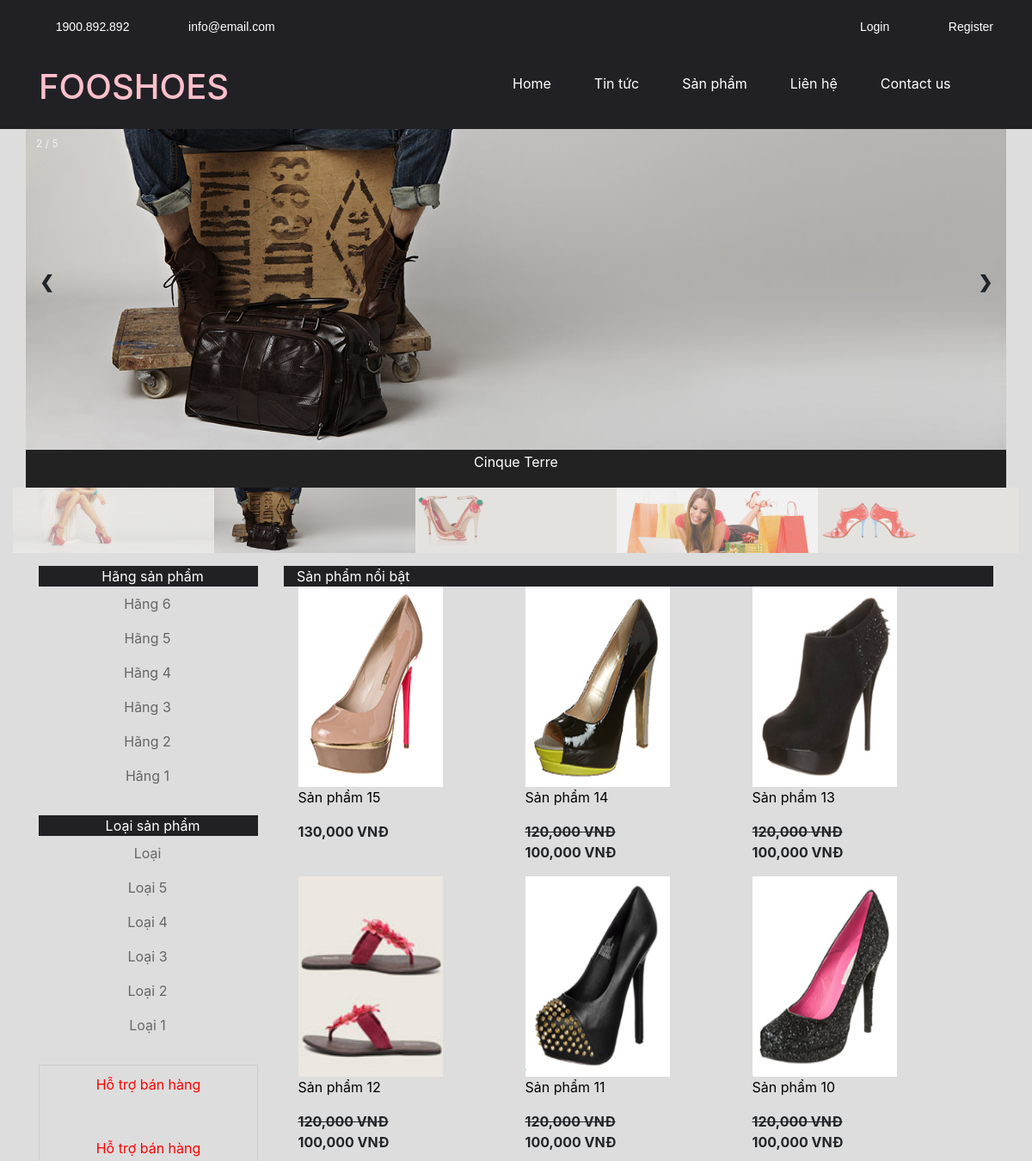
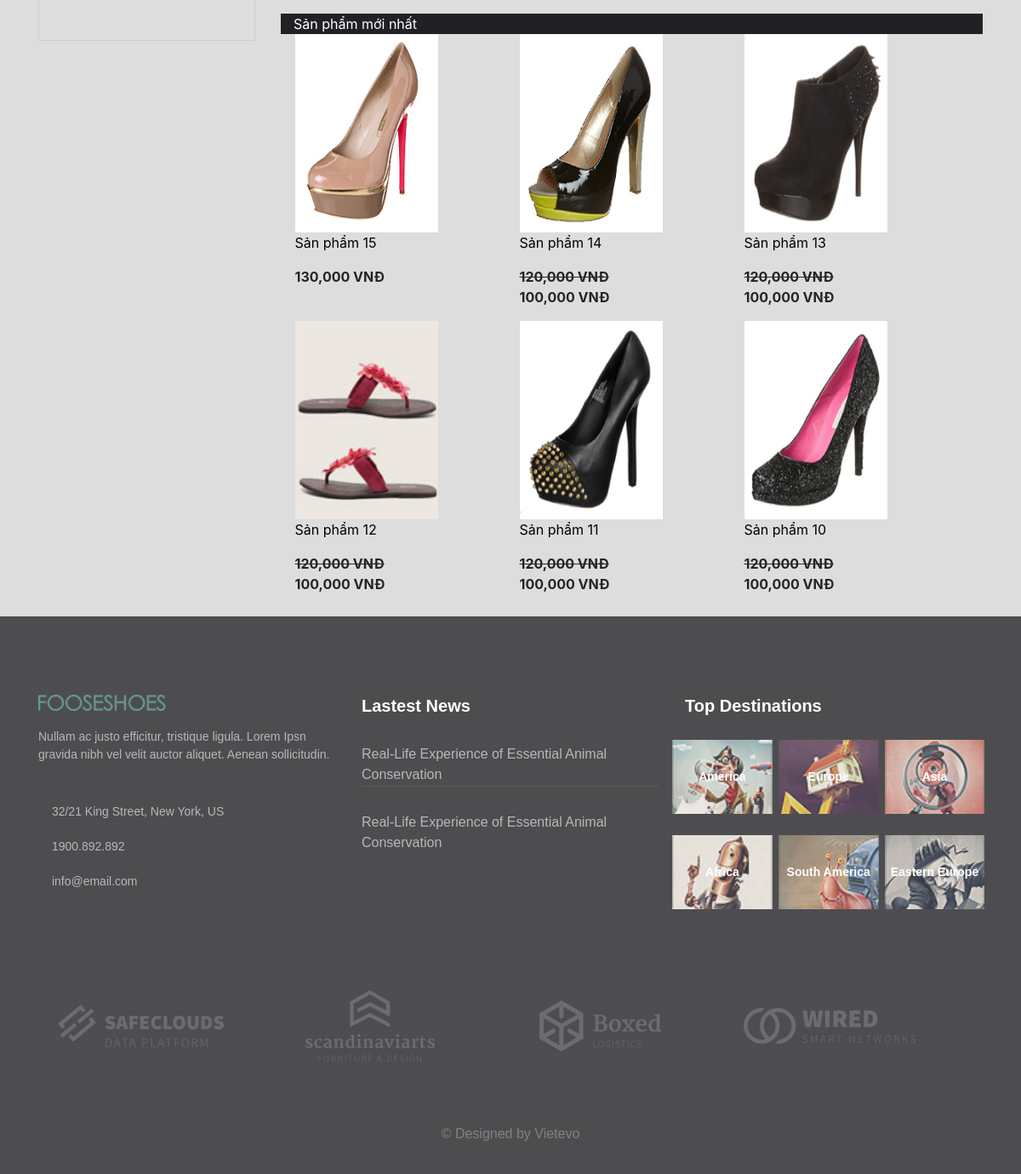
The page / on the database its author committed (2 pictures, top to bottom).
### tables this page shows
CREATE TABLE `tbl_category_product` (
  `pk_category_product_id` int(11) NOT NULL,
  `c_name` varchar(500) NOT NULL
);

CREATE TABLE `tbl_product_type` (
  `pk_product_type_id` int(11) NOT NULL,
  `c_name` varchar(500) NOT NULL
);

CREATE TABLE `tbl_product` (
  `pk_product_id` int(11) NOT NULL,
  `fk_category_product_id` int(11) NOT NULL DEFAULT '0',
  `fk_product_type_id` int(11) NOT NULL,
  `c_name` varchar(500) NOT NULL,
  `c_description` varchar(20000) NOT NULL,
  `c_content` text NOT NULL,
  `c_img` varchar(500) NOT NULL,
  `c_hotproduct` int(11) NOT NULL DEFAULT '0',
  `c_price` float NOT NULL,
  `price_sale` float NOT NULL
);

### Controller/frontend/controller_category.php (called while the page is built, shortened)
<?php
    class controller_category{
        public function __construct(){
            $this->model = new model();
            $arr = $this->model->get_all("select * from tbl_category_product order by pk_category_product_id desc");
            include "View/frontend/view_category.php";
        }
    }
    new controller_category();
 ?>

### Model/model.php (called while the page is built, shortened)
<?php
	class model{
		public function get_all($sql){
			global $db;
			$result = mysqli_query($db,$sql);
			$arr = array();
			while($rows = mysqli_fetch_object($result))
				$arr[] = $rows;
			return $arr;
		}
	}
 ?>

### Controller/frontend/controller_product_type.php (called while the page is built, shortened)
<?php
    class controller_product_type{
        public function __construct(){
            $this->model = new model();
            $arr = $this->model->get_all("select * from tbl_product_type order by pk_product_type_id desc");
            include "View/frontend/view_product_type.php";
        }
    }
    new controller_product_type();
 ?>

### Controller/frontend/controller_home.php (called while the page is built, shortened)
<?php
	class controller_home{
		public function __construct(){
			$this->model = new model();
			include "View/frontend/view_home.php";
		}
	}
	new controller_home();
 ?>

### View/frontend/view_home.php (the view)
      	<div class="box-container">
          	<div class="box-home box-product">
<div class="header">
                      <div class="promote">
                          <a href="#"><span>Sản phẩm nổi bật</span></a>
                      </div>
                  </div>
                  <div class="list_product">
                      <?php
                          $spnoibat = $this->model->get_all("select * from tbl_product where c_hotproduct = 1 order by pk_product_id desc limit 0,6");
                          foreach($spnoibat as $rows)
                          {
                       ?>
                  	<div class="product">
                      	<div class="image" style= "height: 233px;">
                          	<img src="public/upload/product/<?php echo $rows->c_img; ?>" style= "width: 80%; height: 100%;">
                          </div>
                          <div class="info">
                                  <p><a href="index.php?controller=product_detail&id=<?php echo $rows->pk_product_id; ?>" class="jt" ><?php echo $rows->c_name; ?></a></p>
                                  <p>
                                      <?php if ($rows->price_sale >1) {?>
                                       <strong class="price"><del><?php echo number_format($rows->c_price); ?> VNĐ</del></br>
                                          <?php echo number_format($rows->price_sale); ?> VNĐ
                                       </strong>
                                      <?php } else{?>
                                          <strong class="price"><?php echo number_format($rows->c_price); ?> VNĐ</strong>
                                      <?php } ?>
                                  </p>
                              </div>
                      </div>
                         <?php } ?>
                      </div>
                  </div>
              </div>
      	<div class="box-container">
          	<div class="box-home box-product">
<div class="header">
                      <div class="promote">
                          <a href="#"><span>Sản phẩm mới nhất</span></a>
                      </div>
                  </div>
                  <div class="list_product">
                       <?php
                          $lates_product = $this->model->get_all("select * from tbl_product order by pk_product_id desc limit 0,6");
                          foreach($lates_product as $rows)
                          {
                       ?>
                  	<div class="product">
                      	<div class="image"style= "height: 233px;">
                          	<a href="#" >
                          		<img src="public/upload/product/<?php echo $rows->c_img; ?>" style= "width: 80%; height: 100%;">
                              </a>
                          </div>
                          <div class="info">
                              <p><a href="index.php?controller=product_detail&id=<?php echo $rows->pk_product_id; ?>" class="jt" ><?php echo $rows->c_name; ?></a></p>
                              <p>
                                      <?php if ($rows->price_sale >1) {?>
                                       <strong class="price"><del><?php echo number_format($rows->c_price); ?> VNĐ</del></br>
                                          <?php echo number_format($rows->price_sale); ?> VNĐ
                                       </strong>
                                      <?php } else{?>
                                          <strong class="price"><?php echo number_format($rows->c_price); ?> VNĐ</strong>
                                      <?php } ?>
                                  </p>
                          </div>
                      </div>
                           <?php } ?>
                      </div>
                  </div>
              </div>

### View/frontend/view_category.php
            <div class="box-container">
                <div class="product-category">
                    <div class="header"><span>Hãng sản phẩm</span></div>
                        <div id="product_category">
                        <ul>
                           <?php
                               foreach ($arr as $rows) {
                            ?>
                           <li>
                           	<a href="index.php?controller=product&id=<?php echo $rows->pk_category_product_id; ?>"><span><?php echo $rows->c_name; ?></span></a>
                           </li>
                           <?php } ?>
                       </ul>
                    </div>
                </div>
</div>

### View/frontend/view_product_type.php
        	<div class="box-container">
                <div class="product-category">
                    <div class="header"><span>Loại sản phẩm</span></div>
                        <div id="product_category">
                        <ul>
                           <?php
                               foreach ($arr as $rows) {
                            ?>
                           <li>
                           	<a href="index.php?controller=product&id=<?php echo $rows->pk_product_type_id; ?>"><span><?php echo $rows->c_name; ?></span></a>
                           </li>
                           <?php } ?>
                       </ul>
                    </div>
                </div>
</div>

### Public/frontend/css/index.css (style rules this page uses)
.header { position: relative; background-color: #212125; }
.box-container { padding-bottom:10px; width:100%; display:inline-block; }
.product-category .header span { padding-left: 10px; color: #fff; }
.product-category { padding-left: 0px; width: 100%; text-align: center; }
.product-category ul { padding-left: 0px; width: 100%; }
.product-category ul li { padding:0px 9px 0px 7px;list-style: none;width: 100%; }
.product-category ul li a { color:#666;display:block; text-decoration: none; }
.product-category ul li a span { display:block; padding:8px 0px 8px 0px; }
.list_product { display: flex; flex-wrap: wrap; justify-content: center; }
.list_product .product { display: flex; flex-direction: column; width: 32%; }
.box-home .header .promote a { color: #fff; padding-left: 15px; }
.list_product .product .image { width: 80%; }
.list_product .info a { color: black; text-decoration: none; }

### rows shown on the page
tbl_category_product: c_name "Hãng 6"
tbl_category_product: c_name "Hãng 5"
tbl_category_product: c_name "Hãng 4"
tbl_category_product: c_name "Hãng 3"
tbl_category_product: c_name "Hãng 2"
tbl_category_product: c_name "Hãng 1"
tbl_product_type: c_name "Loại"
tbl_product_type: c_name "Loại 5"
tbl_product_type: c_name "Loại 4"
tbl_product_type: c_name "Loại 3"
tbl_product_type: c_name "Loại 2"
tbl_product_type: c_name "Loại 1"
tbl_product: c_img (picture), c_name "Sản phẩm 15", c_price "130,000"
tbl_product: c_img (picture), c_name "Sản phẩm 14", c_price "120,000", price_sale "100,000"
tbl_product: c_img (picture), c_name "Sản phẩm 13", c_price "120,000", price_sale "100,000"
tbl_product: c_img (picture), c_name "Sản phẩm 12", c_price "120,000", price_sale "100,000"
tbl_product: c_img (picture), c_name "Sản phẩm 11", c_price "120,000", price_sale "100,000"
tbl_product: c_img (picture), c_name "Sản phẩm 10", c_price "120,000", price_sale "100,000"
